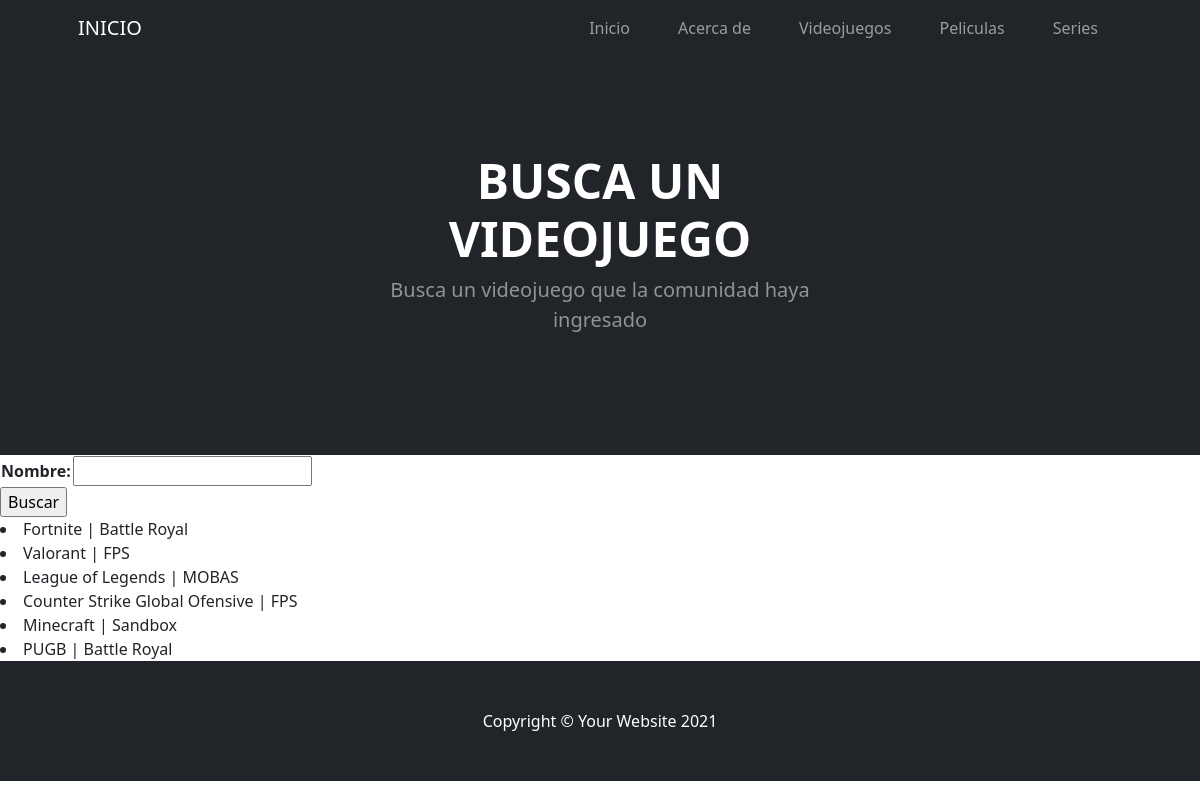
Screenshot of /entretenimiento/videojuegos/lista with the database file from the repository.
### entretenimiento/models.py (models this page shows)
class VideoJuegos(models.Model):
    nombre = models.CharField(max_length=40)
    genero = models.CharField(max_length=20)
    divertido = models.BooleanField()
    def __str__(self):
        return f'{self.nombre}'

### entretenimiento/views.py (the view)
# urls.py: path('videojuegos/lista', views.lista_videojuegos, name='lista_videojuegos'),
def lista_videojuegos(request):
    nombre_a_buscar = request.GET.get('nombre', None)
    if nombre_a_buscar is not None:
        videojuegos = VideoJuegos.objects.filter(nombre__icontains = nombre_a_buscar)
    else:
        videojuegos = VideoJuegos.objects.all()
    form = VideoJuegosBusqueda()
    return render(request, 'entretenimiento/lista_videojuegos.html', {'form': form, 'videojuegos': videojuegos})

### entretenimiento/forms.py
class VideoJuegosBusqueda(forms.Form):
    nombre = forms.CharField(max_length=40)

### entretenimiento/templates/entretenimiento/lista_videojuegos.html (shortened to what this page needs)
{% extends 'index/index.html' %}
{% block header_block %}
        <header class="bg-dark py-5">
            <div class="container px-5">
                <div class="row gx-5 justify-content-center">
                    <div class="col-lg-6">
                        <div class="text-center my-5">
                            {% block header_text_block %}
                                <h1 class="display-5 fw-bolder text-white mb-2">BUSCA UN VIDEOJUEGO</h1>
                            {% endblock header_text_block %}
                            <p class="lead text-white-50 mb-4">Busca un videojuego que la comunidad haya ingresado</p>
                        </div>
                    </div>
                </div>
            </div>
        </header>
{% endblock header_block %}
{% block body_block %}
    <form action={% url 'lista_videojuegos' %} method='get'>
        <table>
            {{form.as_table}}
        </table>
        <input type="submit" value='Buscar'>
    </form>
    {% for videojuego in videojuegos %}
        <li>{{videojuego}} | {{videojuego.genero}}</li>
    {% endfor %}
{% endblock body_block %}

### rows the page displays
VideoJuegos: nombre "Fortnite", genero "Battle Royal"
VideoJuegos: nombre "Valorant", genero "FPS"
VideoJuegos: nombre "League of Legends", genero "MOBAS"
VideoJuegos: nombre "Counter Strike Global Ofensive", genero "FPS"
VideoJuegos: nombre "Minecraft", genero "Sandbox"
VideoJuegos: nombre "PUGB", genero "Battle Royal"
